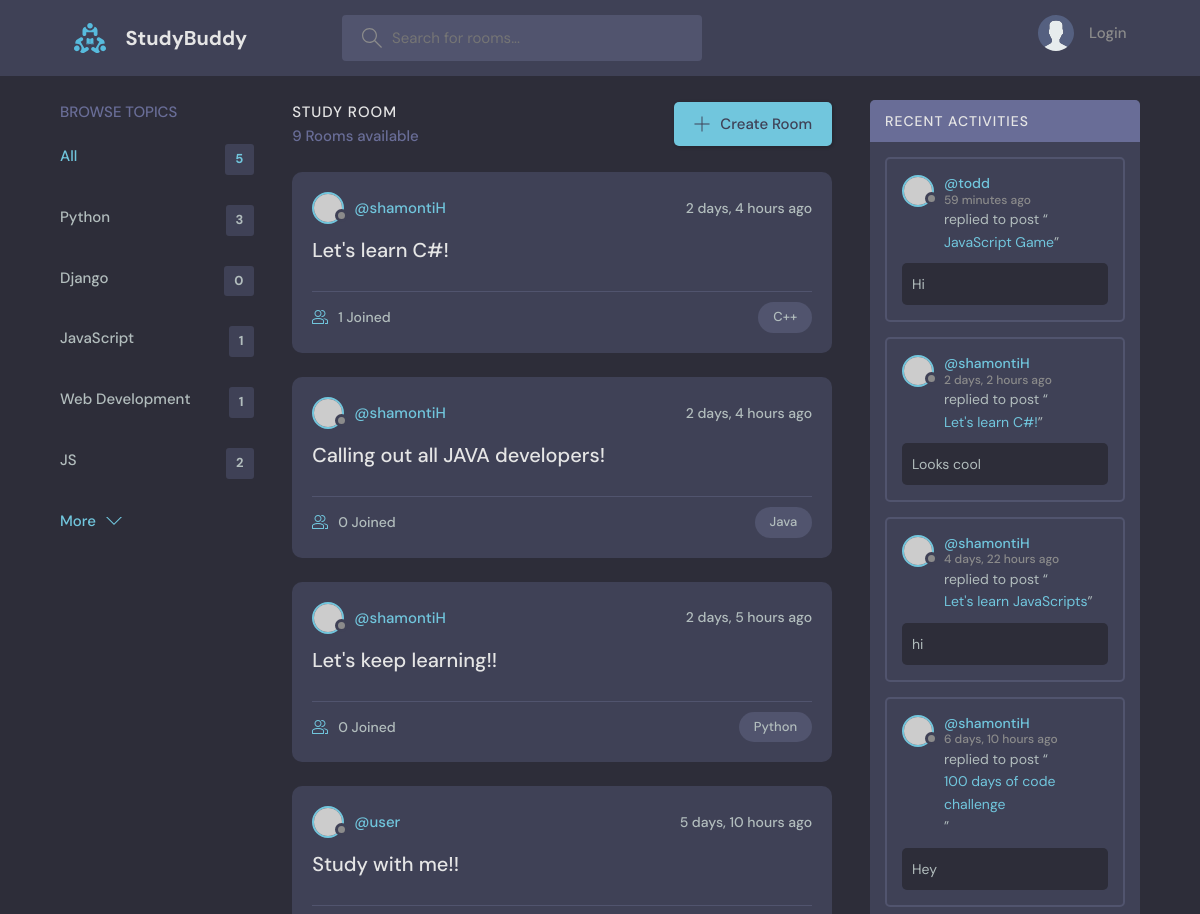
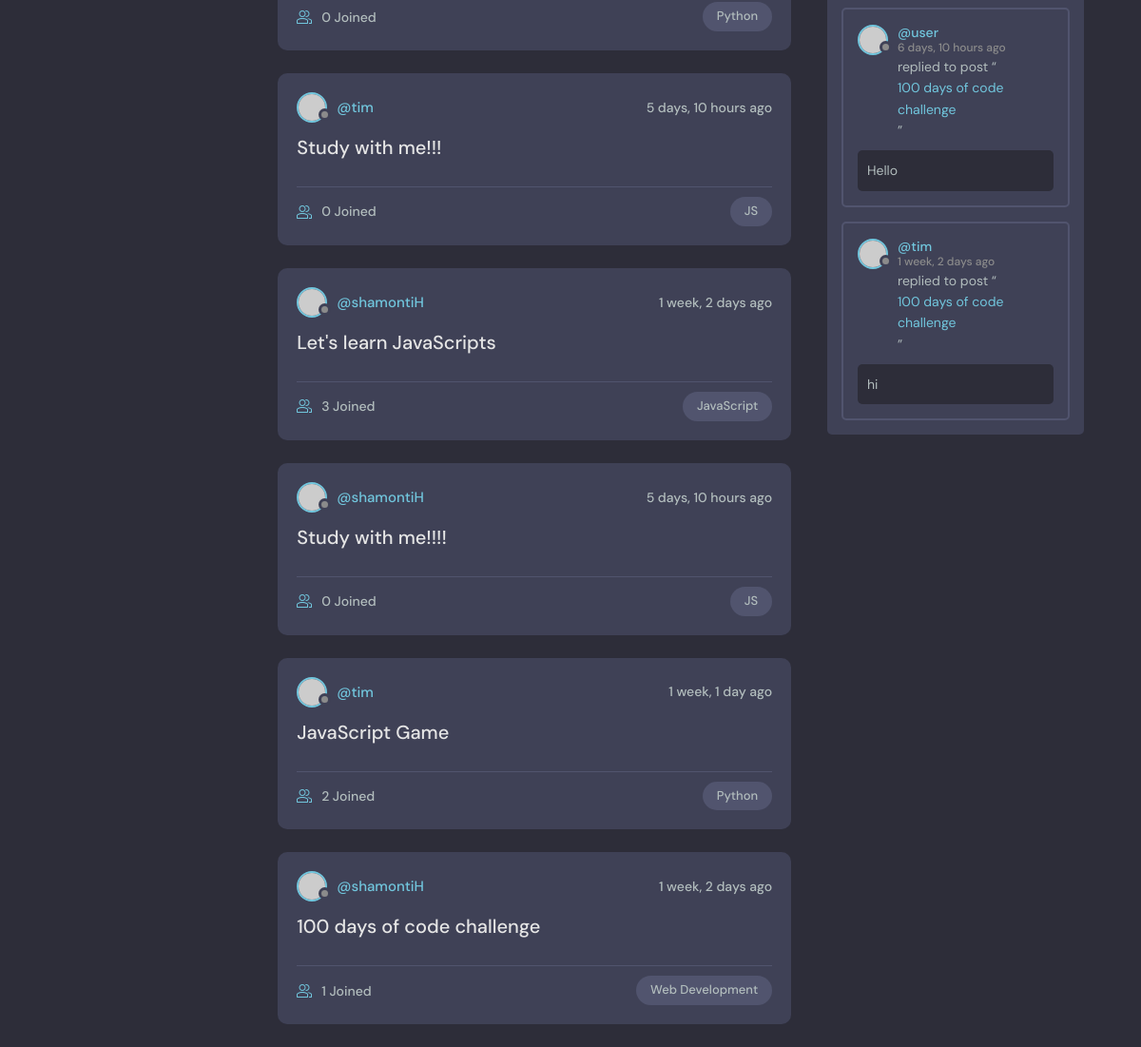
The page / on the database its author committed (2 pictures, top to bottom).
### base/models.py (models this page shows, shortened)
class Topic(models.Model):
    name = models.CharField(max_length=200)

class Room(models.Model):
    host = models.ForeignKey(User, on_delete=models.SET_NULL, null=True)
    topic = models.ForeignKey(Topic, on_delete=models.SET_NULL, null=True)
    name = models.CharField(max_length=200)
    description = models.TextField(null=True, blank=True)
    participants = models.ManyToManyField(User, related_name='participants', blank=True)
    updated = models.DateTimeField(auto_now=True)
    created = models.DateTimeField(auto_now_add=True)
    class Meta:
        ordering = ['-updated', '-created']
    def __str__(self):
        return self.name

class Message(models.Model):
    user = models.ForeignKey(User, on_delete=models.CASCADE)
    room = models.ForeignKey(Room, on_delete=models.CASCADE)
    body = models.TextField()
    updated = models.DateTimeField(auto_now=True)
    created = models.DateTimeField(auto_now_add=True)
    class Meta:
        ordering = ['-updated', '-created']
    def __str__(self):
        return self.body[0:50]

### base/views.py (the view)
# urls.py: path('', views.home, name='home'),
def home(request):
    q = request.GET.get('q') if request.GET.get('q') != None else ''
    rooms = Room.objects.filter(Q(topic__name__icontains = q) |
                                Q(name__icontains = q) |
                                Q(description__icontains = q)
                                )
    room_count = rooms.count()
    room_messages = Message.objects.filter(Q(room__topic__name__icontains = q))
    topics = Topic.objects.all()[0:5]
    context = {'rooms': rooms, 'topics': topics, 'room_count': room_count, 'room_messages': room_messages}
    return render(request, 'base/home.html', context)

### base/templates/base/home.html (shortened to what this page needs)
{% extends "main.html" %}
{% block content %}
<main class="layout layout--3">
      <div class="container">
        {% include "base/topics_component.html" %}
        <div class="roomList">
          <div class="roomList__header">
            <div>
              <h2>Study Room</h2>
              <p>{{room_count}} Rooms available</p>
            </div>
            <a class="btn btn--main" href="{% url "create-room" %}">
              <svg version="1.1" xmlns="http://www.w3.org/2000/svg" width="32" height="32" viewBox="0 0 32 32">
                <title>add</title>
                <path
                  d="M16.943 0.943h-1.885v14.115h-14.115v1.885h14.115v14.115h1.885v-14.115h14.115v-1.885h-14.115v-14.115z"
                ></path>
              </svg>
              Create Room
            </a>
          </div>
        {% include "base/feed_component.html" %}
        </div>
        {% include "base/activity_component.html" %}
      </div>
</main>
{% endblock content %}

### base/templates/base/topics_component.html
<div class="topics">
  <div class="topics__header">
    <h2>Browse Topics</h2>
  </div>
  <ul class="topics__list">
    <li>
      <a href="{% url "home" %}" class="active">All <span>{{topics.count}}</span></a>
    </li>
    {% for topic in topics %}
    <li>
      <a href="{% url "home" %}?q={{topic.name}}">{{topic.name}} <span>{{topic.room_set.all.count}}</span></a>
    </li>
    {% endfor %}
  </ul>
  <a class="btn btn--link" href="{% url "topics" %}">
    More
    <svg version="1.1" xmlns="http://www.w3.org/2000/svg" width="32" height="32" viewBox="0 0 32 32">
      <title>chevron-down</title>
      <path d="M16 21l-13-13h-3l16 16 16-16h-3l-13 13z"></path>
    </svg>
  </a>
</div>

### base/templates/base/feed_component.html (shortened to what this page needs)
  {% for room in rooms %}
  <div class="roomListRoom">
    <div class="roomListRoom__header">
      {% if room.host %}
      <a href="{% url "user-profile" room.host.id %}" class="roomListRoom__author">
      {% else %}
      <span>Unknown host</span>
      {% endif %}
        <div class="avatar avatar--small">
          <img src="https://randomuser.me/api/portraits/women/11.jpg" />
        </div>
        <span>@{{room.host.username}}</span>
      </a>
      <div class="roomListRoom__actions">
        <span>{{room.created|timesince}} ago</span>
      </div>
    </div>
    <div class="roomListRoom__content">
      <a href="{% url "room" room.id %}">{{room.name}}</a>
    </div>
    <div class="roomListRoom__meta">
      <a href="{% url "room" room.id %}" class="roomListRoom__joined">
        {{room.participants.count}} Joined
      </a>
      <p class="roomListRoom__topic">{{room.topic.name}}</p>
    </div>
  </div>
  {% endfor %}

### base/templates/base/activity_component.html (shortened to what this page needs)
<div class="activities">
  <div class="activities__header">
    <h2>Recent Activities</h2>
  </div>
  {% for message in room_messages %}
  <div class="activities__box">
    <div class="activities__boxHeader roomListRoom__header">
      <a href="{% url "user-profile" message.user.id %}" class="roomListRoom__author">
        <div class="avatar avatar--small">
          <img src="https://randomuser.me/api/portraits/women/11.jpg" />
        </div>
        <p>
          @{{message.user}}
          <span>{{message.created|timesince}} ago</span>
        </p>
      </a>
    </div>
    <div class="activities__boxContent">
      <p>replied to post “<a href="{% url "room" message.room.id %}">{{message.room}}</a>”</p>
      <div class="activities__boxRoomContent">
        {{message}}
      </div>
    </div>
  </div>
  {% endfor %}
</div>

### rows shown on the page
Topic: name "Python", room_set.all.count "3"
Topic: name "Django", room_set.all.count "0"
Topic: name "JavaScript", room_set.all.count "1"
Topic: name "Web Development", room_set.all.count "1"
Topic: name "JS", room_set.all.count "2"
Room: host.username "shamontiH", created "2 days, 4 hours", name "Let's learn C#!", participants.count "1", topic.name "C++"
Room: host.username "shamontiH", created "2 days, 4 hours", name "Calling out all JAVA developers!", participants.count "0", topic.name "Java"
Room: host.username "shamontiH", created "2 days, 5 hours", name "Let's keep learning!!", participants.count "0", topic.name "Python"
Room: host.username "user", created "5 days, 10 hours", name "Study with me!!", participants.count "0", topic.name "Python"
Room: host.username "tim", created "5 days, 10 hours", name "Study with me!!!", participants.count "0", topic.name "JS"
Room: host.username "shamontiH", created "1 week, 2 days", name "Let's learn JavaScripts", participants.count "3", topic.name "JavaScript"
Room: host.username "shamontiH", created "5 days, 10 hours", name "Study with me!!!!", participants.count "0", topic.name "JS"
Room: host.username "tim", created "1 week, 1 day", name "JavaScript Game", participants.count "2", topic.name "Python"
Room: host.username "shamontiH", created "1 week, 2 days", name "100 days of code challenge", participants.count "1", topic.name "Web Development"
Message: user "todd", created "59 minutes", room "JavaScript Game", body "Hi"
Message: user "shamontiH", created "2 days, 2 hours", room "Let's learn C#!", body "Looks cool"
Message: user "shamontiH", created "4 days, 22 hours", room "Let's learn JavaScripts", body "hi"
Message: user "shamontiH", created "6 days, 10 hours", room "100 days of code challenge", body "Hey"
Message: user "user", created "6 days, 10 hours", room "100 days of code challenge", body "Hello"
Message: user "tim", created "1 week, 2 days", room "100 days of code challenge", body "hi"

### other values the page prints
{{ topics.count }} "5"
{{ room_count }} "9"
